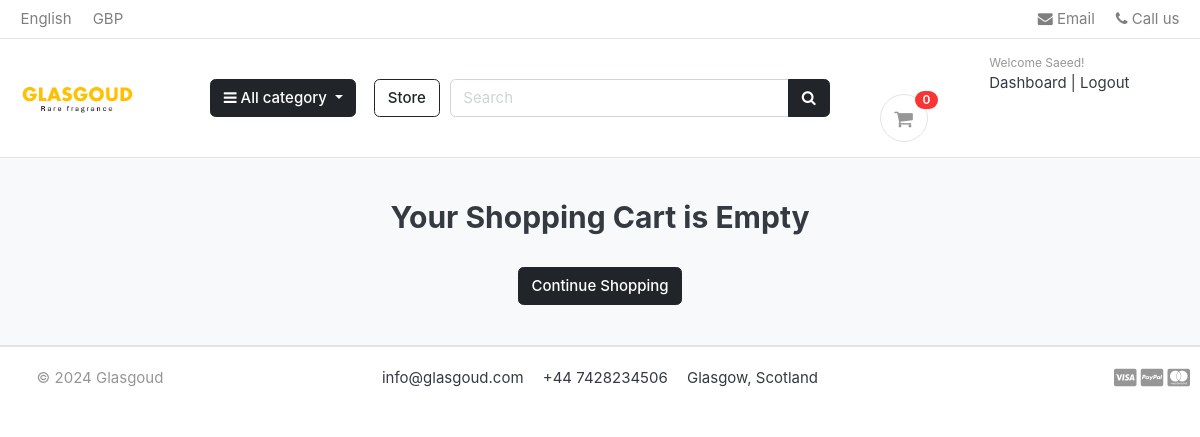
Before: /cart/ (signed in) with the older database file.
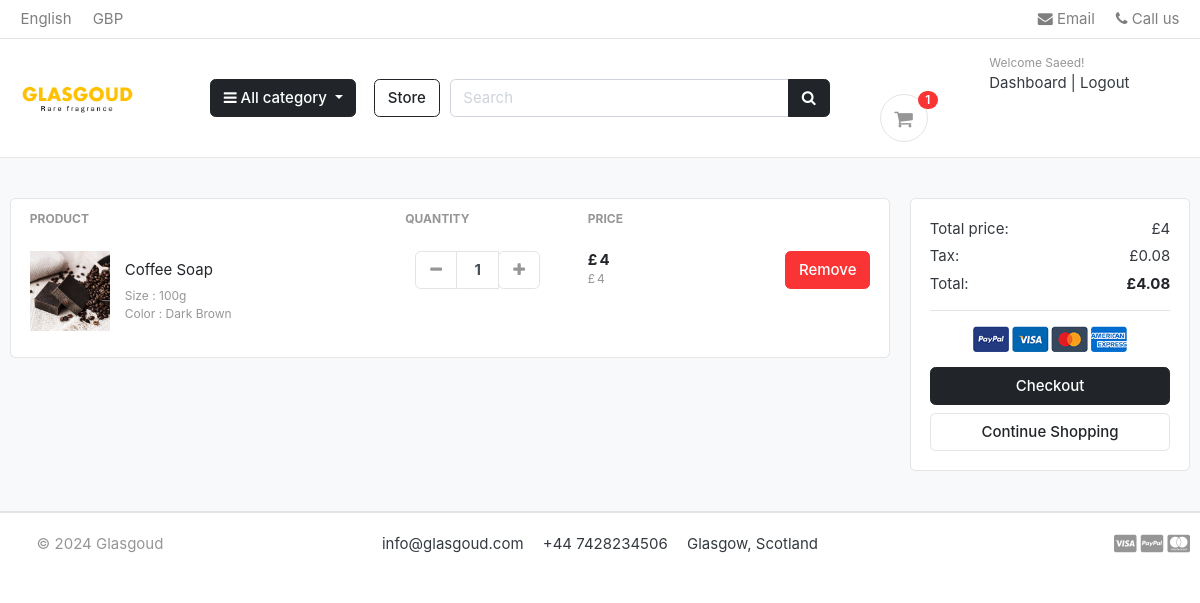
After: the same page with the newer database file.
### carts/models.py (models this page shows, shortened)
class CartItem(models.Model):
    user = models.ForeignKey(Account, on_delete=models.CASCADE, null=True)
    product = models.ForeignKey(Product, on_delete=models.CASCADE)
    variations = models.ManyToManyField(Variation, blank=True)
    cart = models.ForeignKey(Cart, on_delete=models.CASCADE, null=True)
    quantity = models.IntegerField()
    is_active = models.BooleanField(default=True)
    def sub_total(self):
        return self.product.price * self.quantity

### store/models.py (models this page shows, shortened)
class Product(models.Model):
    product_name = models.CharField(max_length=200, unique=True)
    slug = models.SlugField(max_length=200, unique=True)
    decription = models.TextField(max_length=500, blank=True)
    price = models.IntegerField()
    image = models.ImageField(upload_to='photos/products')
    stock = models.IntegerField()
    is_available = models.BooleanField(default=True)
    category = models.ForeignKey(Category, on_delete=models.CASCADE)
    created_date = models.DateTimeField(auto_now_add=True)
    modified_date = models.DateTimeField(auto_now=True)
    def get_url(self):
        return reverse('product_detail', args=[self.category.slug, self.slug])

class Variation(models.Model):
    product = models.ForeignKey(Product, on_delete=models.CASCADE)
    variation_category = models.CharField(
        max_length=100, choices=variation_category_choice)
    variation_value = models.CharField(max_length=100)
    is_active = models.BooleanField(default=True)
    created_date = models.DateTimeField(auto_now=True)
    objects = VariationManager()

### carts/views.py (the view)
# urls.py: path('', views.cart, name='cart'),
def cart(request, total=0, quantity=0, cart_items=None):
    try:
        tax = 0
        grand_total = 0
        if request.user.is_authenticated:
            cart_items = CartItem.objects.filter(
                user=request.user, is_active=True)
        else:
            cart = Cart.objects.get(cart_id=_cart_id(request))
            cart_items = CartItem.objects.filter(cart=cart, is_active=True)
        for cart_item in cart_items:
            total += (cart_item.product.price * cart_item.quantity)
            quantity += cart_item.quantity
        tax = (2 * total)/100
        grand_total = total + tax
    except ObjectDoesNotExist:
        pass
    context = {
        'total': total,
        'quantity': quantity,
        'cart_items': cart_items,
        'tax': tax,
        'grand_total': grand_total
    }
    return render(request, 'store/cart.html', context)

### carts/context_processors.py (called while the page is built)
def counter(request):
    cart_count = 0
    if 'admin' in request.path:
        return {}
    else:
        try:
            cart = Cart.objects.filter(cart_id=_cart_id(request))
            if request.user.is_authenticated:
                cart_items = CartItem.objects.all().filter(user=request.user)
            else:
                cart_items = CartItem.objects.all().filter(cart=cart[:1])
            for cart_item in cart_items:
                cart_count += cart_item.quantity
        except Cart.DoesNotExist:
            cart_count = 0
        return dict(cart_count=cart_count)

### carts/views.py (called while the page is built)
def _cart_id(request):
    cart = request.session.session_key
    if not cart:
        cart = request.session.create()
    return cart

### category/context_processors.py (called while the page is built)
def menu_links(request):
    links = Category.objects.all()
    return dict(links=links)

### category/models.py (called while the page is built)
    def get_url(self):
        return reverse('products_by_category', args=[self.slug])

### templates/store/cart.html (shortened to what this page needs)
{% extends 'base.html' %}
{% load static %}
{% block content %}
<section class="section-content padding-y bg">
<div class="container">
{% if not cart_items %}
<h2 class="text-center"> Your Shopping Cart is Empty </h2>
<br>
<div class="text-center">
	<a href="{% url 'store' %}" class="= btn btn-dark"> Continue Shopping</a>
</div>
{% else %}
<div class="row">
	<aside class="col-lg-9">
<div class="card">
<table class="table table-borderless table-shopping-cart">
<thead class="text-muted">
<tr class="small text-uppercase">
  <th scope="col">Product</th>
  <th scope="col" width="120">Quantity</th>
  <th scope="col" width="120">Price</th>
  <th scope="col" class="text-right" width="200"> </th>
</tr>
</thead>
<tbody>
{% for cart_item in cart_items %}
<tr>
	<td>
		<figure class="itemside align-items-center">
			<div class="aside"><img src="{{ cart_item.product.image.url }}" class="img-sm"></div>
			<figcaption class="info">
				<a href="{{ cart_item.product.get_url }}" class="title text-dark">{{ cart_item.product.product_name }}</a>
				<p class="text-muted small">
					{% if cart_item.variations.all %}
						{% for item in cart_item.variations.all %}
							{{ item.variation_category | capfirst }} : {{ item.variation_value  | capfirst}} <br>
						{% endfor %}
					{% endif %}
				</p>
			</figcaption>
		</figure>
	</td>
	<td>
					<div class="col">
						<div class="input-group input-spinner">
							<div class="input-group-prepend">
							<a href="{% url 'remove_cart' cart_item.product.id cart_item.id %}" class="btn btn-light" type="button" id="button-plus"> <i class="fa fa-minus"></i> </a>
							</div>
							<input type="text" class="form-control"  value="{{ cart_item.quantity }}">
							<div class="input-group-append">
							<form action="{% url 'add_cart' cart_item.product.id %}" method="POST">
								<button  class ="btn btn-light" type="submit" id="button-minus"> <i class="fa fa-plus"></i> </button>
							</form>
							</div>
						</div>
					</div>
	</td>
	<td>
		<div class="price-wrap">
			<var class="price">£ {{ cart_item.sub_total }}</var>
			<small class="text-muted"> £ {{ cart_item.product.price }} </small>
		</div>
	</td>
	<td class="text-right">
	<a href="{% url 'remove_cart_item' cart_item.product.id cart_item.id %}" onclick="return confirm('Are you sure you want to delete this item ?')" class="btn btn-danger"> Remove</a>
	</td>
</tr>
{% endfor %}
</tbody>
</table>
</div>
	</aside>
	<aside class="col-lg-3">
		<div class="card">
		<div class="card-body">
			<dl class="dlist-align">
			  <dt>Total price:</dt>
			  <dd class="text-right">£{{ total }}</dd>
			</dl>
			<dl class="dlist-align">
			  <dt>Tax:</dt>
			  <dd class="text-right"> £{{ tax }}</dd>
			</dl>
			<dl class="dlist-align">
			  <dt>Total:</dt>
			  <dd class="text-right text-dark b"><strong>£{{ grand_total }}</strong></dd>
			</dl>
			<hr>
			<p class="text-center mb-3">
				<img src="{% static './images/misc/payments.png' %}" height="26">
			</p>
			<a href="{% url 'checkout' %}" class="btn btn-dark btn-block"> Checkout </a>
			<a href="{% url 'store' %}" class="btn btn-light btn-block">Continue Shopping</a>
		</div>
		</div>
</aside>
</div>
{% endif %}
</div>
</section>
{% endblock %}

### templates/includes/navbar.html (shortened to what the changed rows need)
{% load static %}
<header class="section-header">
    <section class="header-main border-bottom">
        <div class="container">
    <div class="row align-items-center">
        <div class="col-lg-3 col-md-6 col-12 order-2 order-lg-3 ">
                        <a href="{% url 'cart' %}"  class="widget-header pl-3 ml-3">
                            <div class="icon icon-sm rounded-circle border"><i class="fa fa-shopping-cart"></i></div>
                            <span class="badge badge-pill badge-danger notify">{{cart_count}}</span>
                        </a>
                    </div>
                </div>
    </div>
    </section>
    </header>

Changed rows visible on the page:
added CartItem: product.image (picture), product.product_name "Coffee Soap", quantity "1", sub_total "4", product.price "4"
added Variation: variation_category "Size", variation_value "100g"
added Variation: variation_category "Color", variation_value "Dark Brown"
Other visible differences:
{{ cart_count }}: "0" → "1"
{{ total }}: (not shown) → "4"
{{ tax }}: (not shown) → "0.08"
{{ grand_total }}: (not shown) → "4.08"
text no longer shown: "Your Shopping Cart is Empty"
text now shown: "PRODUCT QUANTITY PRICE Total price: £ Tax: £ Total: £ Checkout"
